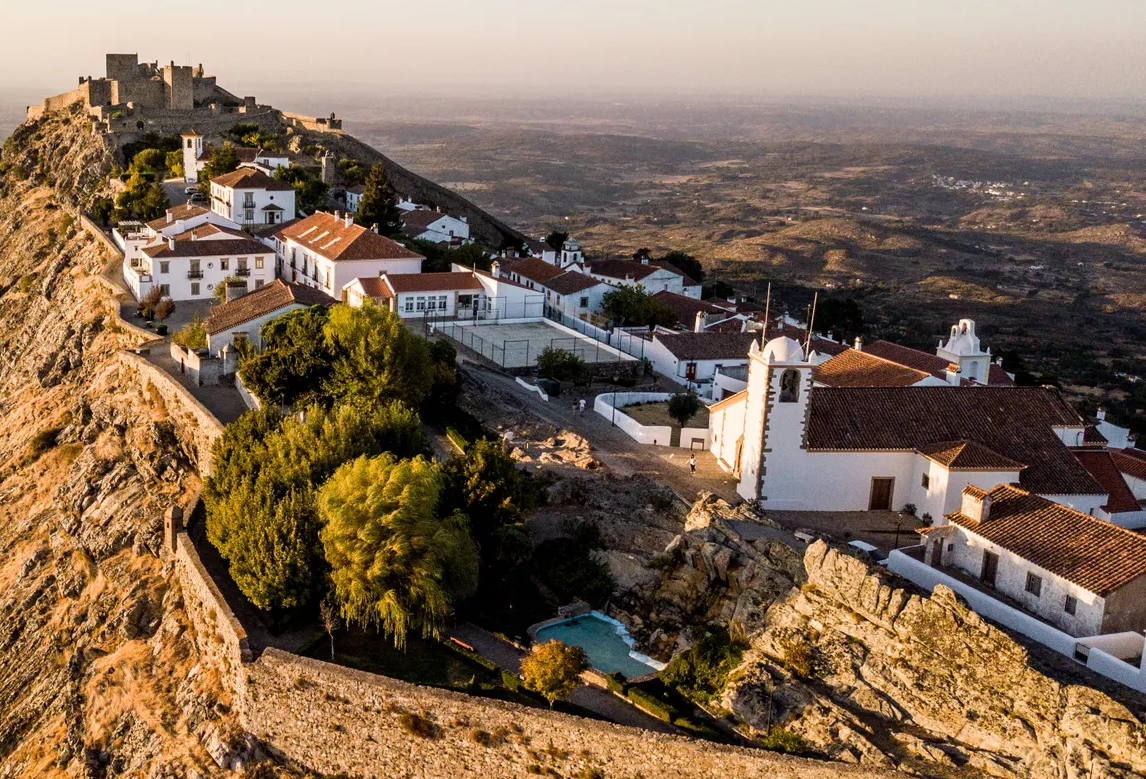
#> input picture Aula8/images/marvao/2.png, 1146 x 779 px, found by its file name
$ python Ex2.py
#> lines starting #> are read from the running program, lines starting #| are printed output that depends on the picture; after the words box and inside, x2 and y2 are one past the last pixel; in counts of white or black regions, pixels touching at a corner belong together
#!/usr/bin/env python3

from __future__ import print_function
from copy import deepcopy
from random import randint
import cv2
import numpy as np
from numpy import zeros


def main():

    # -----------------------------------------------------
    # Initialization
    # -----------------------------------------------------

    # Start video
    image1 = cv2.imread("../Aula6/images/machu_pichu/2.png")
#> image1 is the input picture: shape (779, 1146, 3); mean B, G, R 83, 104.3, 126.1
    image2 = cv2.imread("../Aula6/images/machu_pichu/1.png")
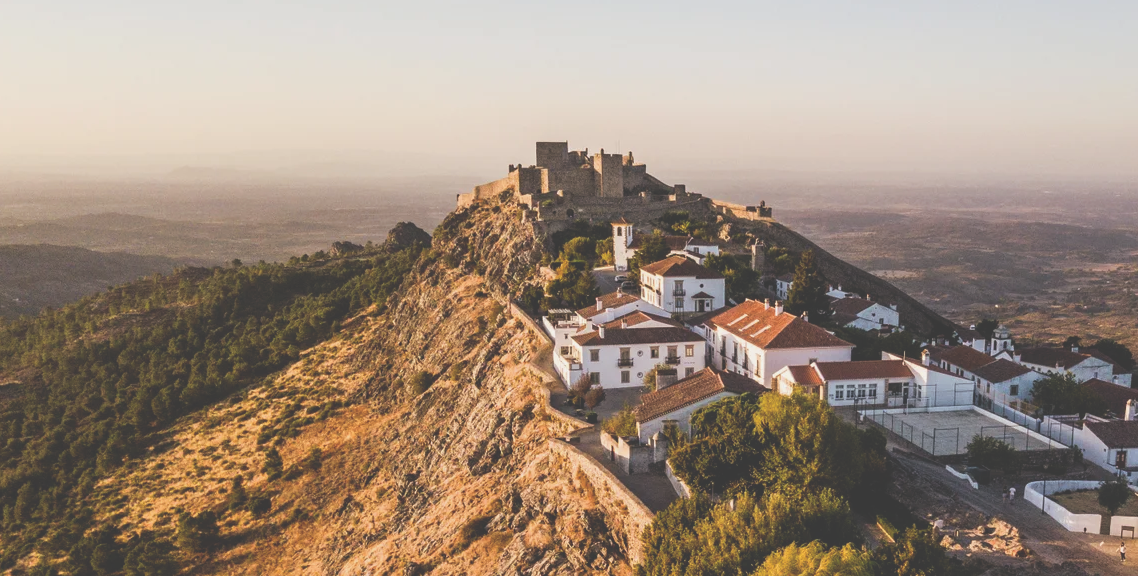
#> input picture Aula8/images/marvao/1.png, 1138 x 576 px, found by its file name
#> image2 is the input picture: shape (576, 1138, 3); mean B, G, R 124.3, 138.9, 156

    # Sift with 500 points
    sift = cv2.SIFT_create(500)

    # Window creation
    window_name1 = 'image_matching'
    cv2.namedWindow(window_name1, cv2.WINDOW_NORMAL)
    cv2.resizeWindow(window_name1, 800, 600)

    window_name2 = 'image2_drawings'
    cv2.namedWindow(window_name2, cv2.WINDOW_NORMAL)
    cv2.resizeWindow(window_name2, 800, 600)

    window_name3 = 'image_stitched'
    cv2.namedWindow(window_name3, cv2.WINDOW_NORMAL)
    cv2.resizeWindow(window_name3, 800, 600)

    # Variables
    MIN_MATCH_COUNT = 10

    # -----------------------------------------------------
    # Execution
    # -----------------------------------------------------

    image_gui1 = deepcopy(image1)

    # Keypoint acquisition from image 1
    image_gray1 = cv2.cvtColor(image_gui1, cv2.COLOR_BGR2GRAY)
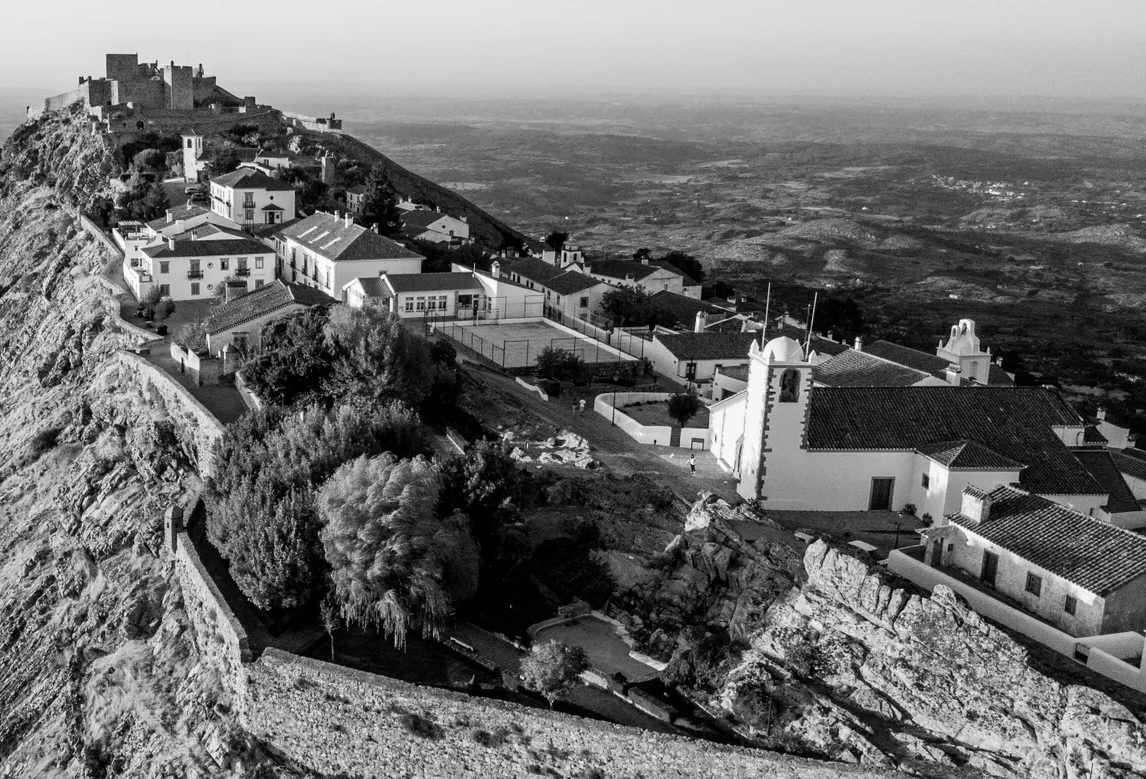
#> image_gray1: shape (779, 1146); min 0, max 255, mean 108.4
    kp1, des1 = sift.detectAndCompute(image_gray1, None)
#> kp1 = 500 keypoints; strongest (x, y, size): (271, 198, 2.3), (857, 339, 2.6), (317, 211, 2), (655, 441, 1.9)

    # Draw keypoints
    for idx, key_point in enumerate(kp1):
        x1 = int(key_point.pt[0])
        y1 = int(key_point.pt[1])
        color = (randint(0, 255), randint(0, 255), randint(0, 255))
        cv2.circle(image_gui1, (x1, y1), 50, color, 3)
#> this loop made 500 passes
#> (key_point, x1, y1, color) on passes 1 to 3: (keypoint at (697.6, 319.4), size 3.3, 697, 319, (197, 215, 20)), (keypoint at (564.8, 260.5), size 2, 564, 260, (132, 248, 207)), (keypoint at (223.6, 266.3), size 5, 223, 266, (155, 244, 183))
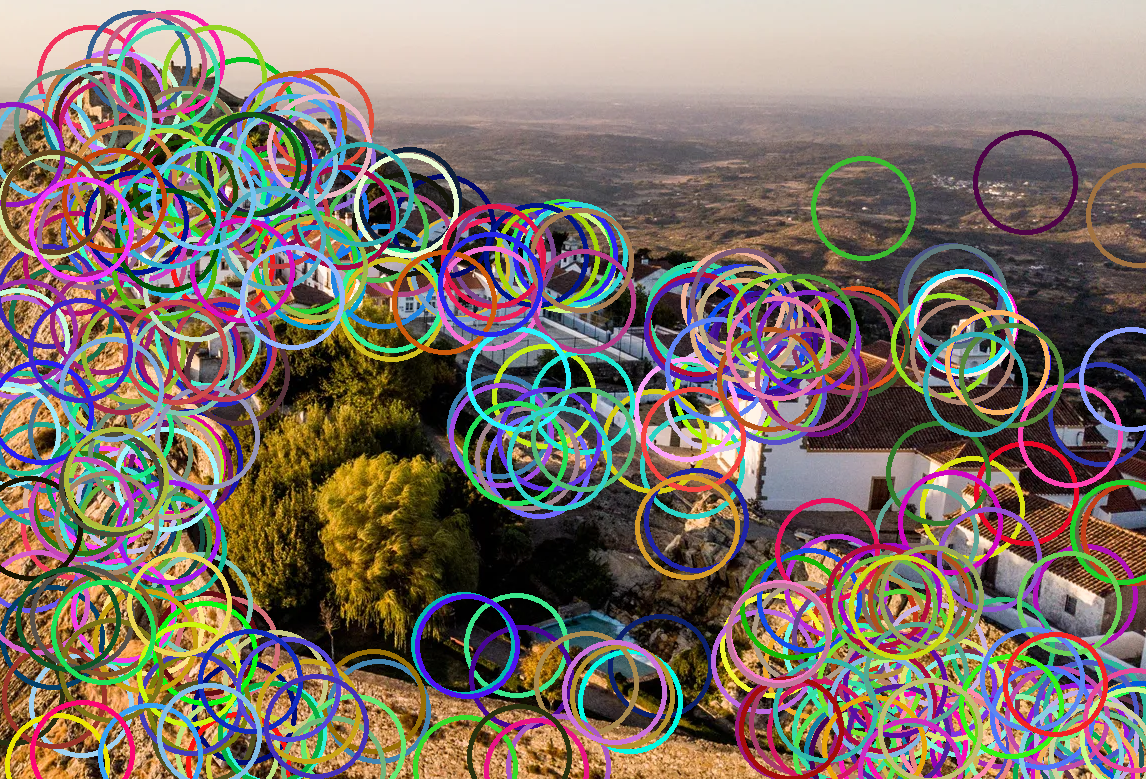
#> image_gui1: shape (779, 1146, 3); mean B, G, R 103.9, 113.8, 126.6

    image_gui2 = deepcopy(image2)
    # image_stitched = deepcopy(image2)

    # Keypoint acquisition from image 2
    image_gray2 = cv2.cvtColor(image_gui2, cv2.COLOR_BGR2GRAY)
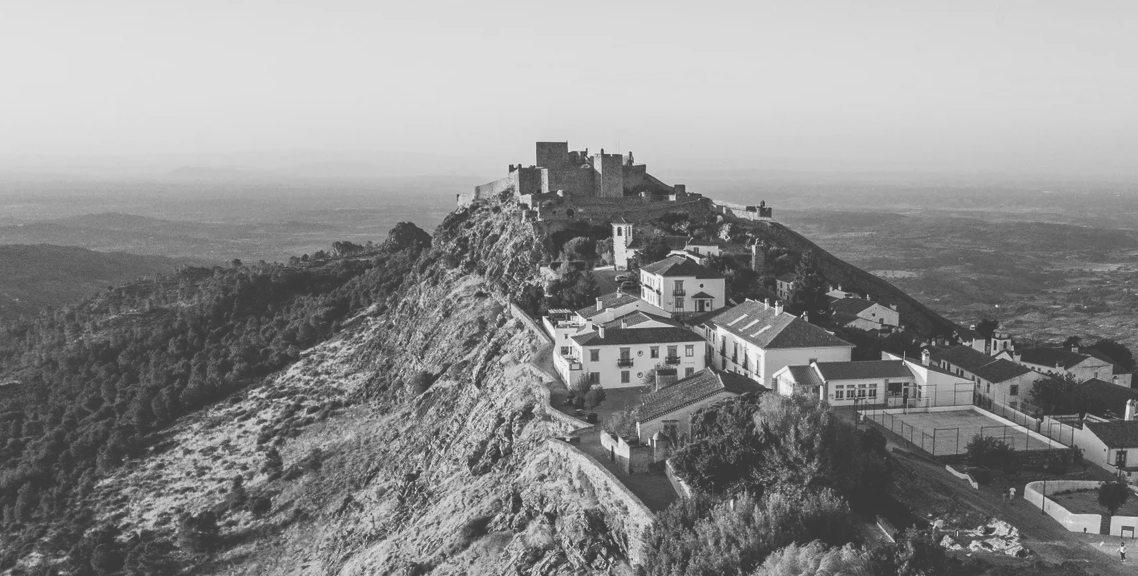
#> image_gray2: shape (576, 1138); min 57, max 242, mean 142.3
    kp2, des2 = sift.detectAndCompute(image_gray2, None)
#> kp2 = 500 keypoints; strongest (x, y, size): (747, 299, 1.8), (776, 303, 1.8), (672, 198, 4.4), (602, 150, 2.1)

    # Draw keypoints
    for idx, key_point in enumerate(kp2):
        x2 = int(key_point.pt[0])
        y2 = int(key_point.pt[1])
        color = (randint(0, 255), randint(0, 255), randint(0, 255))
        cv2.circle(image_gui2, (x2, y2), 50, color, 3)
#> this loop made 500 passes
#> (key_point, x2, y2, color) on passes 1 to 3: (keypoint at (729, 324.4), size 2.1, 728, 324, (74, 118, 147)), (keypoint at (487.6, 333.9), size 2, 487, 333, (102, 246, 183)), (keypoint at (488.7, 340.3), size 2.3, 488, 340, (144, 196, 66))

    # Matching of images
    FLANN_INDEX_KDTREE = 1
    index_params = dict(algorithm=FLANN_INDEX_KDTREE, trees=5)
    search_params = dict(checks=50)

    flann = cv2.FlannBasedMatcher(index_params, search_params)

    matches = flann.knnMatch(des1, des2, k=2)
#> matches = 500 matches

    # Apply ratio test to exclude bad matches
    good = []
    for best_match, second_best_match in matches:
        if best_match.distance < 0.7 * second_best_match.distance:
            good.append(best_match)
#> after the loop, good = 171 matches

    # findHomography/perspectiveTransform
    if len(good) > MIN_MATCH_COUNT:
        src_pts = np.float32([kp1[m.queryIdx].pt for m in good]).reshape(-1, 1, 2)
#> src_pts = 171 rows, first 8: [697.6, 319.4], [564.8, 260.5], [223.6, 266.3], [223.6, 266.3], [383.2, 276.5], [383.2, 276.5], [271.5, 197.6], [271.5, 197.6]
        dst_pts = np.float32([kp2[m.trainIdx].pt for m in good]).reshape(-1, 1, 2)
#> dst_pts = 171 rows, first 8: [1127.6, 407.5], [994.8, 348.4], [653.9, 354.4], [653.9, 354.4], [813.2, 364.5], [813.2, 364.5], [701.4, 285.6], [701.4, 285.6]
        M, mask = cv2.findHomography(src_pts, dst_pts, cv2.RANSAC, 5.0)
#> M = [[1, 3.89e-05, 429.9], [0.000184, 1, 87.98], [3.77e-07, 1.41e-07, 1]]; mask = 171 values, max 1 at index 0, min 0 at index 116, mean 0.994
        matchesMask = mask.ravel().tolist()
#> matchesMask has the same summary as mask
        h, w, c = image1.shape
#> h = 779; w = 1146; c = 3
        pts = np.float32([[0, 0], [0, h - 1], [w - 1, h - 1], [w - 1, 0]]).reshape(-1, 1, 2)
        dst = cv2.perspectiveTransform(pts, M)
#> dst = [[429.9, 87.98], [429.9, 866], [1574.8, 865.8], [1574.9, 88.15]]

        # Dray in image2 where image1 is
        image_gui2 = cv2.polylines(image_gui2, [np.int32(dst)], True, 255, 3, cv2.LINE_AA)
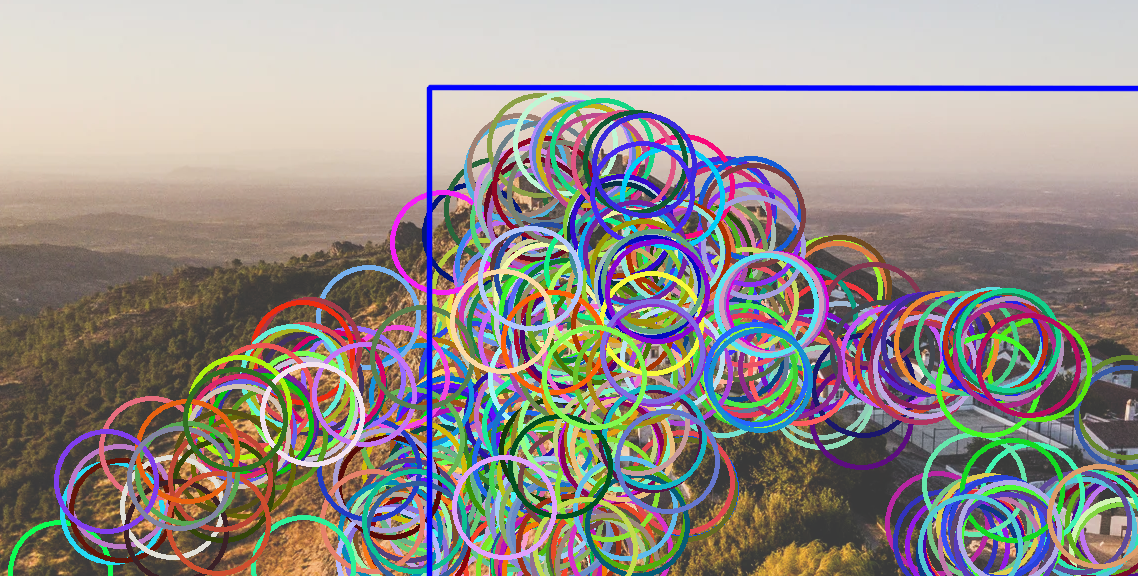
#> image_gui2: shape (576, 1138, 3); mean B, G, R 138.9, 142.5, 150.3
    else:
        print("Not enough matches are found - {}/{}".format(len(good), MIN_MATCH_COUNT))
        matchesMask = None

    # Params for match drawing
    draw_params = dict(matchColor=(0, 255, 0),  # draw matches in green color
                       singlePointColor=None,
                       matchesMask=matchesMask,  # draw only inliers
                       flags=2)
#> draw_params = 4 items

    # Draws lines from matching
    image3 = cv2.drawMatches(image1, kp1, image2, kp2, good, None, **draw_params)

    # Change image brightness
    # image_gui3 = image_gui3 - 50

    # Put image1 in image2, and make average of pixels
    image2_h, image2_w, image2_c = image2.shape
#> image2_h = 576; image2_w = 1138; image2_c = 3
    image1_h, image1_w, image1_c = image1.shape
#> image1_h = 779; image1_w = 1146; image1_c = 3
    # print('h = ' + str(image1_h) + ' w = ' + str(image1_w))
    if image2_h > image1_h and image2_w > image1_w:
        image_stitched = zeros((int(dst[0][0][1]) + image2_h, int(dst[0][0][0]) + image2_w, image2_c))
    else:
        image_stitched = zeros((int(dst[0][0][1]) + image1_h, int(dst[0][0][0]) + image1_w, image1_c))
    cv2.imshow(window_name3, image_stitched)
    cv2.waitKey(0)
    image_stitched[0:image2_h, 0:image2_w, 0:image2_c] = image2
    cv2.imshow(window_name3, image_stitched)
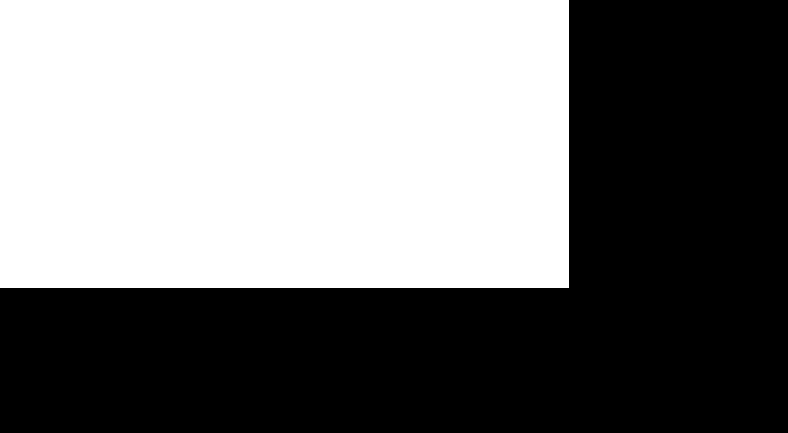
#> window 'image_stitched': shape (866, 1575, 3) (shown at 1/2 size); 48.1% white; 1 white region, box (x1, y1, x2, y2) and area: (0, 0, 1138, 576) 655488
    cv2.waitKey(0)
    image_stitched[int(dst[0][0][1]):int(dst[0][0][1])+h, int(dst[0][0][0]):int(dst[0][0][0])+w, 0:image2_c] = ((image1.astype(float) + image_stitched[int(dst[0][0][1]):int(dst[0][0][1])+h, int(dst[0][0][0]):int(dst[0][0][0])+w, 0:image2_c].astype(float))/2).astype(np.uint8)
    cv2.imshow(window_name3, image_stitched)
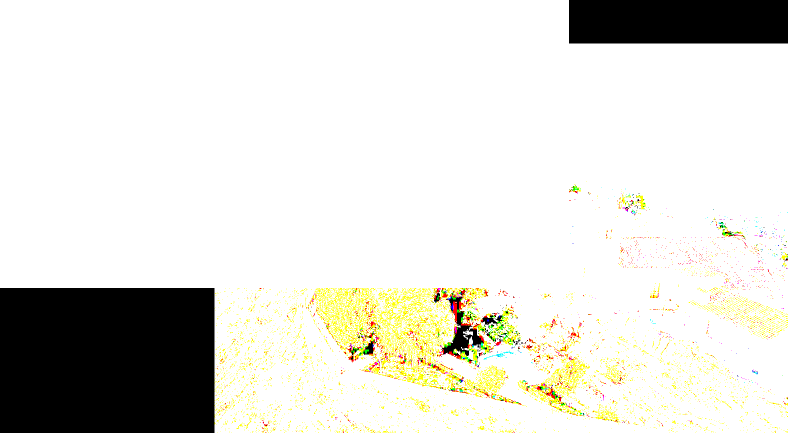
#> window 'image_stitched': shape (866, 1575, 3) (shown at 1/2 size); mean B, G, R 215.6, 222.5, 223.2
    cv2.waitKey(0)

    # -----------------------------------------------------
    # Termination
    # -----------------------------------------------------

    # Matching
    cv2.imshow(window_name1, image3)

    # Image2 drawing
    cv2.imshow(window_name2, image_gui2)

    # Stitching
    cv2.imshow(window_name3, image_stitched)

    cv2.waitKey(0)


if __name__ == "__main__":
    main()
